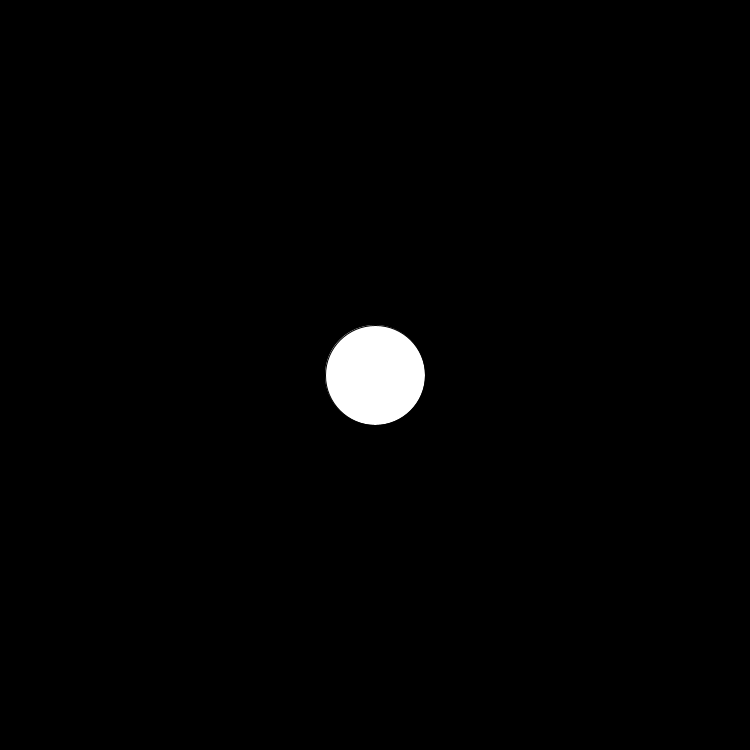
Frame 1 (no input)
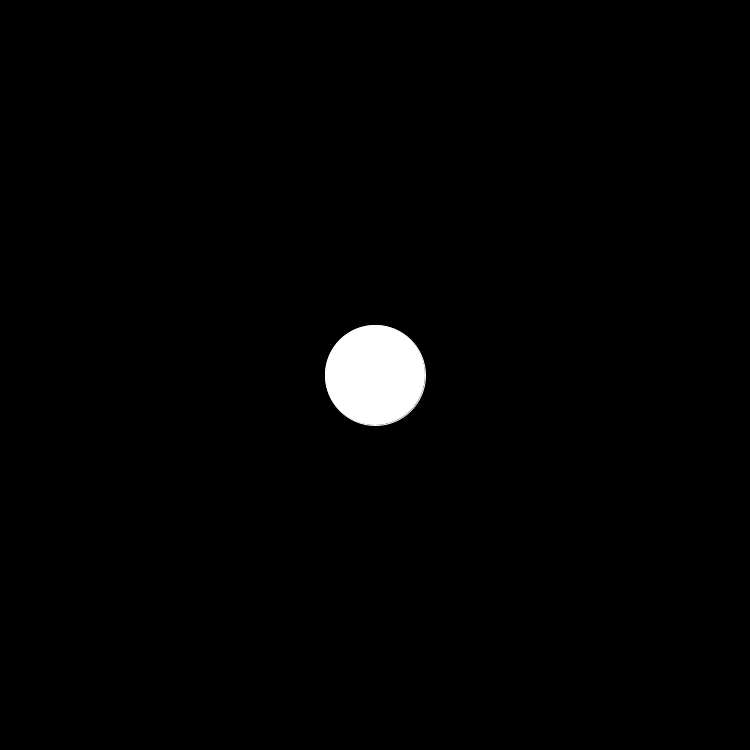
Frame 60 (the mouse pressed at the canvas centre just before this capture)
Frame 120 (the mouse held since frame 60 and released just before this capture): identical to frame 60, image omitted

The Processing sketch that drew these frames (run headless with seeded random() and noise(); from frame 60 on, the mouse is pressed at the canvas centre):

// Processing sketch: Pong
// ── Pong.pde
void setup() {
  size(750, 750);
}
void draw() {
  background(0, 0, 0);
  fill(255, 255, 255);
  ellipse(750/2, 750/2, 100, 100);
  stroke(255, 255, 255);
}
